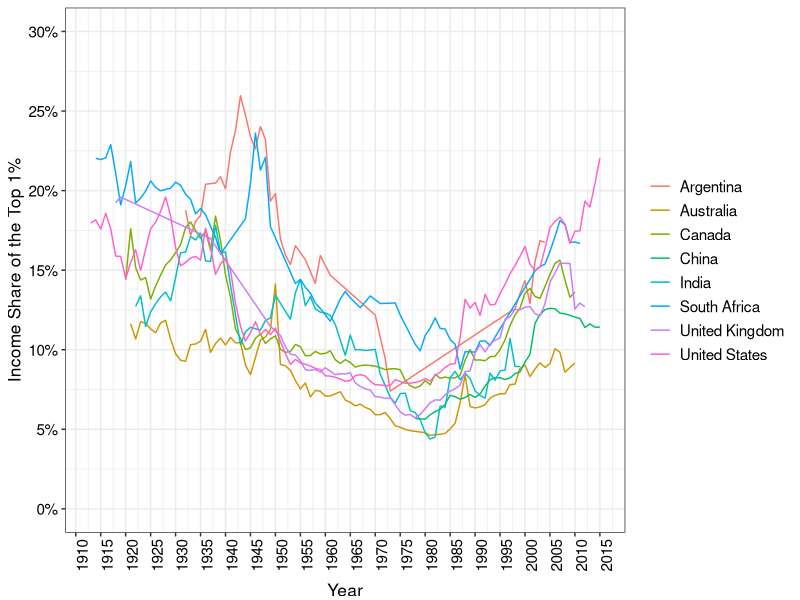

This chart was generated by the following R code: (Note: this script raises an error after producing the figure.)
require(shape)
library(tidyverse)
library(lubridate)
library(openxlsx)
library(readxl)

income_share <- read_excel("capitalism/income_share.xlsx")

COL <- c("#7fc97f", "#beaed4", "#fdc086", "#ffff99", "#386cb0", "#f0027f", "#bf5b17", "#666666")
COLA <- c("#e0f3db", "#99d8c9","#66c2a4","#41ae76", "#238b45", "#005824", "#f0027f")
COLB <- c("#c6dbef", "#4eb3d3", "#2b8cbe", "#0868ac","#084081", "#9e9ac8","#f0027f")
COLC <- c("#fcfbfd", "#efedf5", "#dadaeb", "#bcbddc", "#9e9ac8", "#807dba", "#6a51a3", "#54278f", "#3f007d")

#Cleaning the wealth share data. Source: CORE
income_share_gathered <- income_share %>% 
  gather(Country,income_share, c("Australia", "Argentina", "Canada", "China", "India", "South Africa", "United Kingdom", "United States") )

income_share1 <- income_share_gathered[-c(1, 105, 209, 313, 417, 521, 625, 729), ]

income_share2 <- income_share1 %>%
  mutate(Year = ifelse(Country == "Australia", ...1, ifelse(Country == "Argentina", ...3, ifelse(Country == "Canada", ...5, ifelse(Country == "China", ...7, ifelse(Country == "India", ...9, ifelse(Country == "South Africa", ...11, ifelse(Country == "United Kingdom", ...13, ifelse(Country == "United States", ...15, NA)))))))))

income_share2$income_share = as.numeric(as.character(income_share2$income_share))

income_share3 <- income_share2 %>%
  select(-c("...1", "...3", "...5", "...7", "...9", "...11", "...13", "...15")) %>%
  filter(!is.na(income_share)) %>%
  mutate(income_share_decimal = (income_share)/100)

#Plotting the data
income_share_plot <- ggplot(income_share3, aes(x = Year, y = income_share_decimal, group = Country, color = Country)) +
  geom_line() +
  ylab("Income Share of the Top 1%") +
  scale_y_continuous(breaks = seq(0, 0.3, by = 0.05), labels = scales::percent_format(accuracy = 1), limits = c(0,0.3)) +
  scale_x_continuous(breaks = seq(1910, 2015, by = 5)) +
  theme_bw() +
  theme(legend.position="right",
        legend.title=element_blank(),
        axis.title.y = element_text(size = 12.5, vjust = 1),
        legend.text=element_text(size=11),
        axis.text.x = element_text(size = 11, angle = 90, color = "black"),
        axis.text.y = element_text(size = 11, color = "black"),
        axis.title.x = element_text(size = 12.5, vjust = -1))


print(income_share_plot)

#Save plot to PDF
ggsave(wealth_share_plot, filename = "income_share_top_1percent.pdf",
       path = "capitalism",
       width = 9, height = 7, units = "in")


dev.off()
